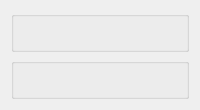
      <widget class="QWidget" name="homeTab">
       <attribute name="title">
        <string>Home</string>
       </attribute>
       <layout class="QGridLayout" name="gridLayout_25">
        <item row="0" column="0">
         <widget class="QGroupBox" name="groupBox_21">
          <property name="maximumSize">
           <size>
            <width>800</width>
            <height>16777215</height>
           </size>
          </property>
          <property name="title">
           <string/>
          </property>
          <layout class="QGridLayout" name="gridLayout_26">
           <item row="0" column="0">
            <widget class="QLabel" name="logoLabel">
             <property name="text">
              <string/>
             </property>
             <property name="alignment">
              <set>Qt::AlignCenter</set>
             </property>
            </widget>
           </item>
          </layout>
         </widget>
        </item>
        <item row="1" column="0">
         <widget class="QGroupBox" name="groupBox_22">
          <property name="maximumSize">
           <size>
            <width>800</width>
            <height>16777215</height>
           </size>
          </property>
          <property name="title">
           <string/>
          </property>
          <layout class="QGridLayout" name="gridLayout_28">
           <item row="0" column="0">
            <widget class="QLabel" name="versionLabel">
             <property name="maximumSize">
              <size>
               <width>300</width>
               <height>16777215</height>
              </size>
             </property>
             <property name="text">
              <string/>
             </property>
             <property name="alignment">
              <set>Qt::AlignCenter</set>
             </property>
            </widget>
           </item>
          </layout>
         </widget>
        </item>
       </layout>
      </widget>
